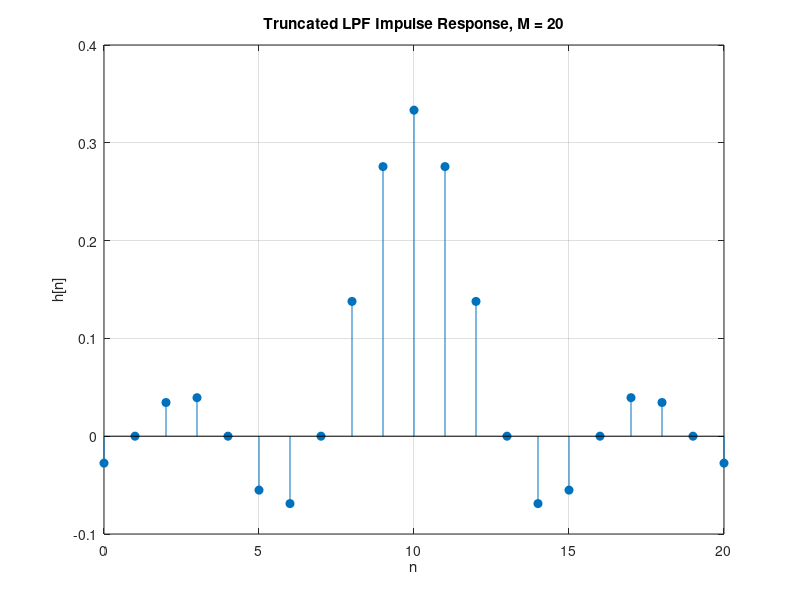
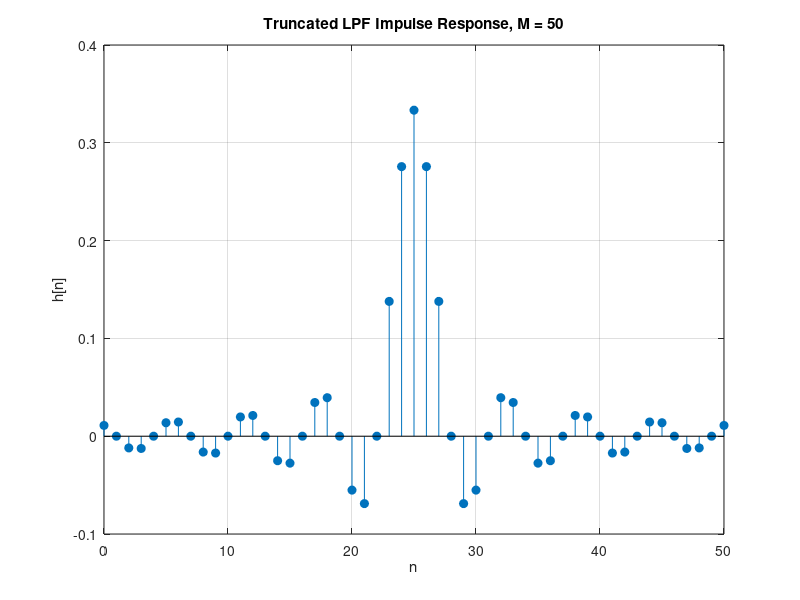
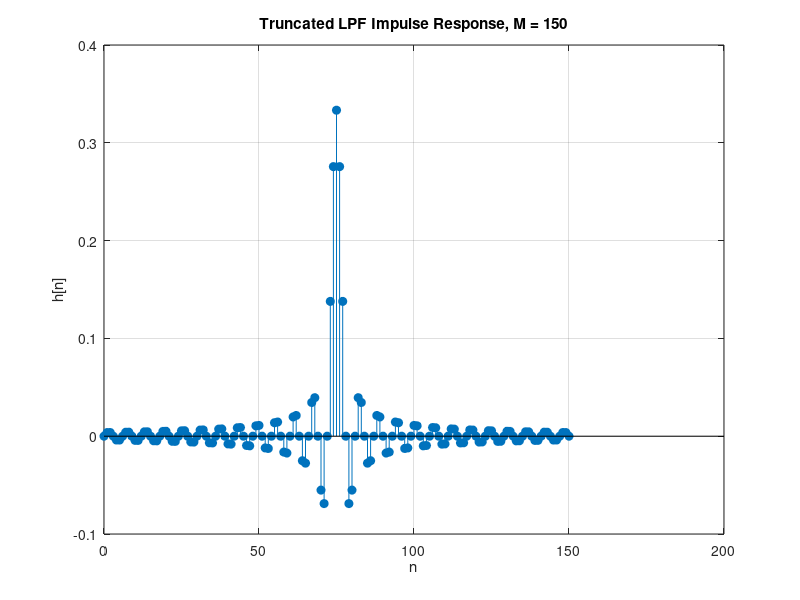

Recreate these plots in MATLAB, in order. (Note: this script raises an error after producing the figures.)
%%Question 1 
%% part a
wc = pi/3;
M_list = [20 50 150];
h_trunc = cell(1, length(M_list));
for k = 1:length(M_list)
    M = M_list(k);
    N = M + 1;
    delay = M/2;

    %Choose ideal Low-pass amplitude response
    % Aid(w) = 1 for |w| < pi/3, otherwise 0
    % Choose phase characteristics
    alpha = 0; %linear phase
    tau = delay; 

    % Calculate ideal impulse response using inverse DTFT
    n = 0:M;

    h = sin(wc*(n-tau)) ./ (pi*(n-tau)); %from slide 16 in topic 6
    % Handle the centre sample
    h(n == tau) = wc/pi;
    % Keep only N samples: n = 0, 1, ..., M
    h = h(1:N);
    h_trunc{k} = h;
    %plot the figure
    figure;
    stem(n, h, 'filled');
    grid on;
    xlabel('n');
    ylabel('h[n]');
    title(['Truncated LPF Impulse Response, M = ', num2str(M)]);

end
%% part b and c
w = linspace(-pi, pi, 1000);
%convert the 3 filter into frequency domain
H = cell(1, length(M_list));
for k = 1:length(M_list)
    H{k} = calculate_dtft(h_trunc{k}, w);
end
 
%plot the DTFT of the truncation impulse response
%magnitude
figure;
hold on;
for k = 1:length(M_list)
    plot(w, abs(H{k}),'DisplayName',['M = ', num2str(M_list(k))]);
end
xlabel('Frequency (rad/sample)');
ylabel('Magnitude');
title('Magnitude Responses of Truncated FIR Filters');
legend show;
grid on;
%Gibbs phenomenon is the maximum at the passband

%phase (linear phase)
figure;
hold on;
for k = 1:length(M_list)
    phase = angle(H{k});
    plot(w, phase, 'DisplayName', ['M = ', num2str(M_list(k))]);
end
xlim([-pi/3 pi/3]); %limit the frequency axis into the passband to have a better scaling
xlabel('Frequency (rad/sample)');
ylabel('Phase (radians)');
title('Phase Responses of Truncated FIR Filters');
legend show;
grid on;

%three straight lines passing the point (0,0)
%% part d
f = [0 wc/pi wc/pi 1];
a = [1 1 0 0];
h_firls = cell(1, length(M_list));
for k = 1:length(M_list)
    M = M_list(k);
    % Design FIR filter using firls()
    h_firls{k} = firls(M, f, a);
    % Plot and compare impulse responses
    figure;
    stem(0:M, h_trunc{k}, 'b', 'filled');
    hold on;
    stem(0:M, h_firls{k}, 'ro');
    xlabel('n');
    ylabel('h[n]');
    title(['Comparison of Impulse Responses, M = ', num2str(M)]);
    legend('Truncation Method', 'firls()');
    grid on;

end
%% part e
% Generate white Gaussian noise
rng(0804);
x = randn(1000, 1);

% Store outputs
y_conv = cell(1, length(M_list));
y_filter = cell(1, length(M_list));
for k = 1:length(M_list)
    M = M_list(k); %used in plotting
    h = h_trunc{k};
    % Convolution
    y_conv{k} = conv(x, h);
    % Using filter() function
    y_filter{k} = filter(h, 1, x);
    % Plot the outputs
    figure;
    stem(y_conv{k}, 'b');
    hold on;
    stem(y_filter{k}, 'r--');
    xlabel('Sample Index');
    ylabel('Amplitude');
    title(['Output Comparison, M = ', num2str(M)]);
    legend('conv()', 'filter()');
    grid on;
end
%% function used in the lab 
function [output_dtft] = calculate_dtft(x,w)
    output_dtft = zeros(size(w));
    for n = 0:length(x)-1
        output_dtft = output_dtft+x(n+1)*exp(-j*w*n);
    end

end
